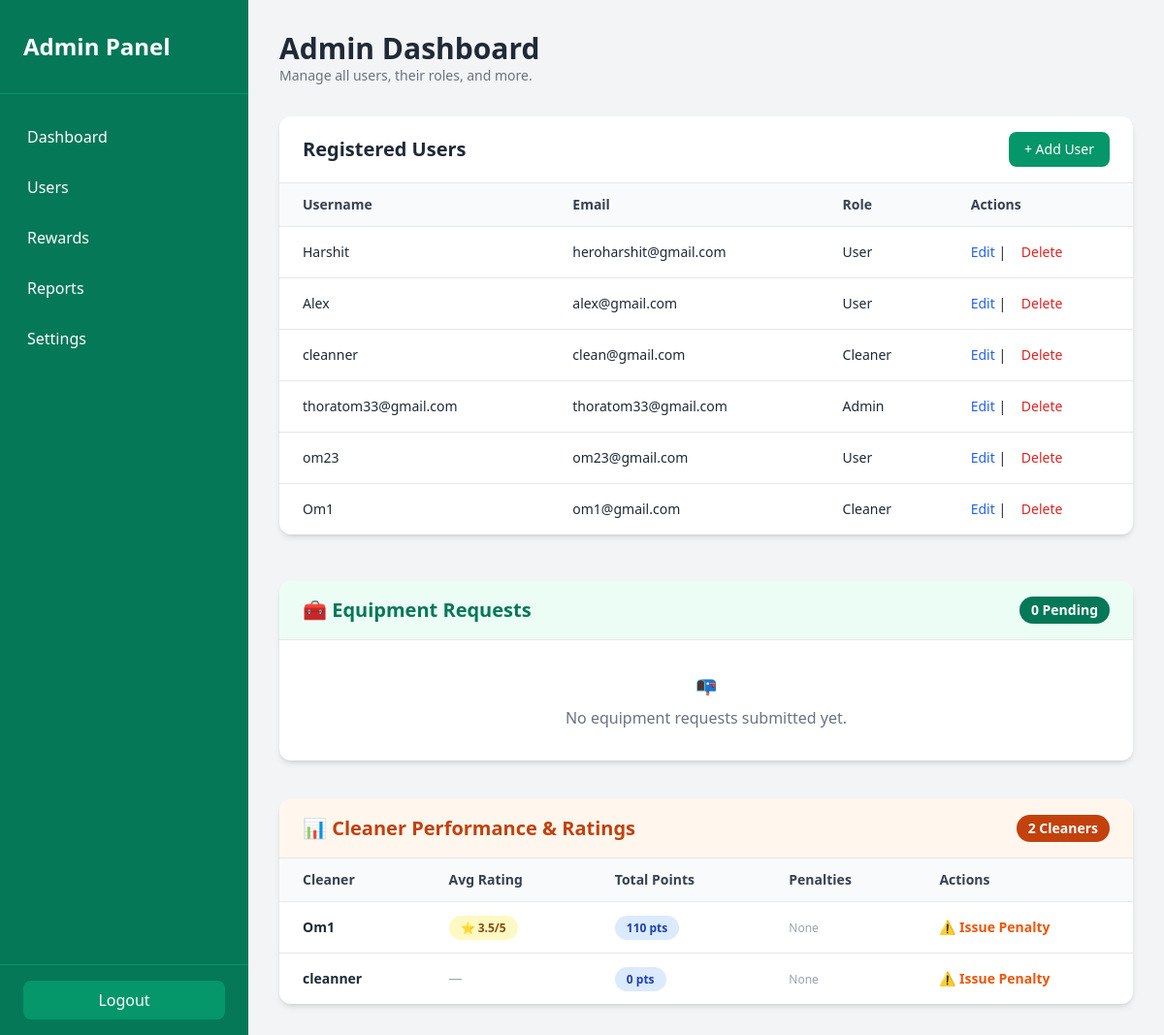
Before: /admin_dashboard (signed in) with the older database file.
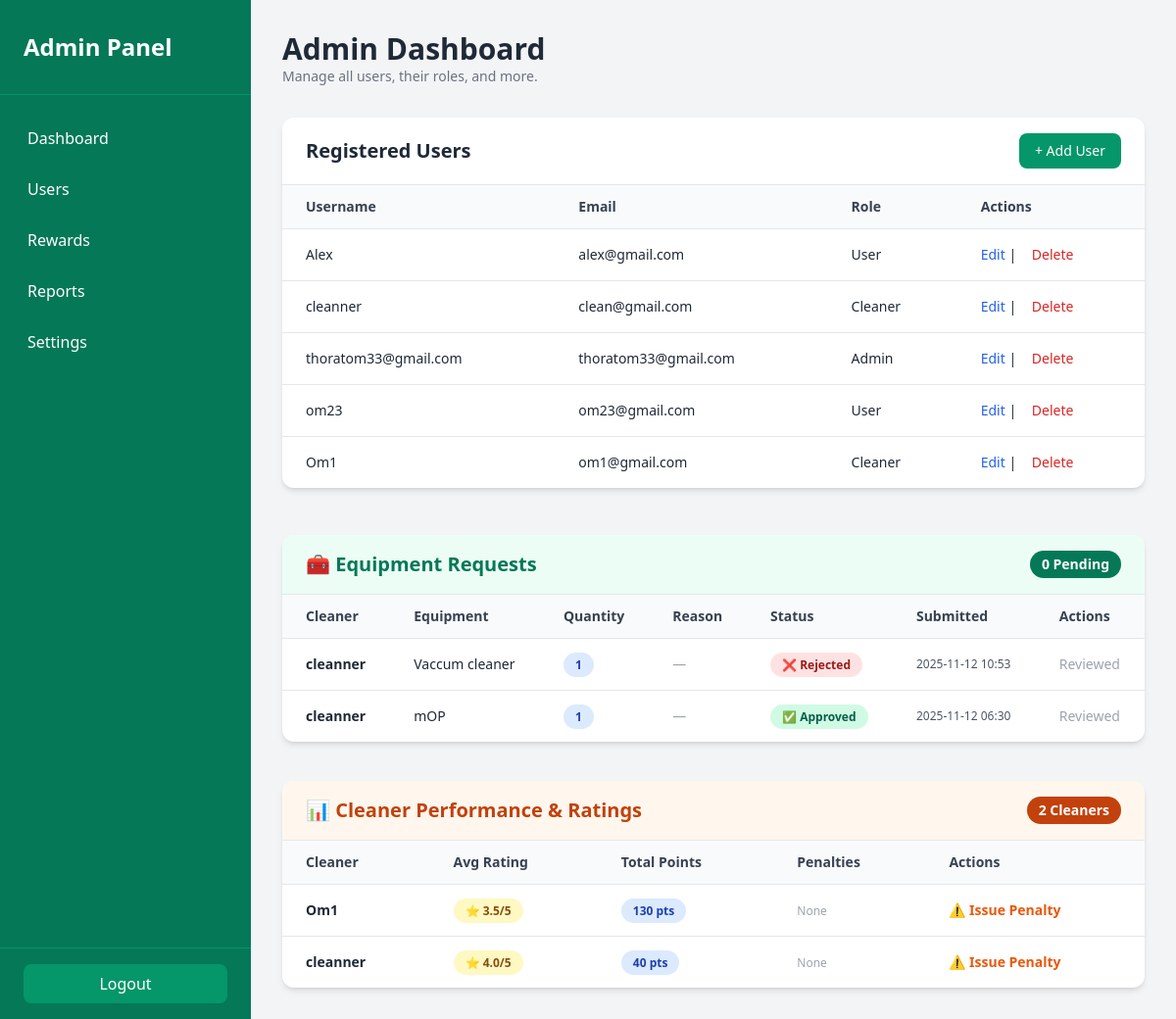
After: the same page with the newer database file.
### app.py (models this page shows, shortened)
class User(db.Model, UserMixin):
    id = db.Column(db.Integer, primary_key=True)
    username = db.Column(db.String(150), unique=True, nullable=False)
    email = db.Column(db.String(150), unique=True, nullable=False)
    password = db.Column(db.String(150), nullable=False)
    role = db.Column(db.String(50), nullable=False)
    points = db.Column(db.Integer, default=0)
    avg_rating = db.Column(db.Float)
    cleanup_requests = db.relationship(
        'CleanupReport',
        back_populates='requested_by',
        foreign_keys='CleanupReport.requested_by_id',
        cascade='all, delete-orphan'
    )
    cleanups_submitted = db.relationship(
        'CleanupReport',
        back_populates='submitted_by_cleaner',
        foreign_keys='CleanupReport.submitted_by_cleaner_id',
        cascade='all, delete-orphan'
    )
    equipment_requests = db.relationship(
        'EquipmentRequest',
        back_populates='cleaner',
        foreign_keys='EquipmentRequest.cleaner_id',
        cascade='all, delete-orphan'
    )

class EquipmentRequest(db.Model):
    id = db.Column(db.Integer, primary_key=True)
    cleaner_id = db.Column(db.Integer, db.ForeignKey('user.id'), nullable=False)
    cleaner = db.relationship('User', foreign_keys=[cleaner_id])
    equipment_name = db.Column(db.String(150), nullable=False, index=True)
    quantity = db.Column(db.Integer, nullable=False)
    reason = db.Column(db.Text)
    status = db.Column(db.String(50), default='Pending', index=True)  # Pending, Approved, Rejected
    created_at = db.Column(db.DateTime, default=datetime.utcnow, index=True)
    reviewed_at = db.Column(db.DateTime, nullable=True)
    reviewed_by_id = db.Column(db.Integer, db.ForeignKey('user.id'), nullable=True)
    reviewed_by = db.relationship('User', foreign_keys=[reviewed_by_id])

### app.py (the view)
@app.route('/admin_dashboard')
@login_required
def admin_dashboard():
    users = User.query.order_by(User.id.desc()).all()
    needs_attention = CleanupReport.query.filter(CleanupReport.status.in_(['Pending', 'Dirty - Needs Re-clean'])).order_by(CleanupReport.created_at.desc()).all()
    top_cleaners = User.query.filter_by(role='cleaner').order_by(User.points.desc()).all()
    equipment_requests = EquipmentRequest.query.order_by(EquipmentRequest.created_at.desc()).all()
    cleaners = User.query.filter_by(role='cleaner').all()
    penalties_by_cleaner = {}
    for penalty in CleanerPenalty.query.all():
        penalties_by_cleaner[penalty.cleaner_id] = penalties_by_cleaner.get(penalty.cleaner_id, 0) + (penalty.points_deducted or 0)
    return render_template('admin_dashboard.html', users=users, needs_attention=needs_attention, top_cleaners=top_cleaners, equipment_requests=equipment_requests, cleaners=cleaners, penalties_by_cleaner=penalties_by_cleaner)

### app.py (called while the page is built)
@app.context_processor
def inject_now():
    return {'now': datetime.now()}

@login_manager.user_loader
def load_user(user_id: str):
    return User.query.get(int(user_id))

### templates/admin_dashboard.html (shortened to what this page needs)
<!doctype html>
<html lang="en" class="scroll-smooth">
<head>
  <script src="https://cdn.tailwindcss.com"></script>
</head>
<body class="bg-gray-100 text-gray-800">
  <div class="flex min-h-screen">
    <aside class="w-64 bg-emerald-700 text-white flex flex-col">
      <div class="px-6 py-8 text-2xl font-bold border-b border-emerald-600">
        Admin Panel
      </div>
      <nav class="flex-1 px-4 py-6">
        <ul class="space-y-3">
          <li><a href="{{ url_for('admin_dashboard') }}" class="block py-2 px-3 rounded hover:bg-emerald-600">Dashboard</a></li>
          <li><a href="#users" class="block py-2 px-3 rounded hover:bg-emerald-600">Users</a></li>
          <li><a href="#" class="block py-2 px-3 rounded hover:bg-emerald-600">Rewards</a></li>
          <li><a href="#" class="block py-2 px-3 rounded hover:bg-emerald-600">Reports</a></li>
          <li><a href="#" class="block py-2 px-3 rounded hover:bg-emerald-600">Settings</a></li>
        </ul>
      </nav>
      <div class="px-6 py-4 border-t border-emerald-600">
        <form action="{{ url_for('logout') }}" method="POST">
          <button type="submit"
            class="w-full bg-emerald-600 hover:bg-emerald-800 py-2 rounded-lg text-center transition">
            Logout
          </button>
        </form>
      </div>
    </aside>
    <main class="flex-1 p-6 md:p-8">
      <header class="mb-8">
        <h1 class="text-3xl font-bold">Admin Dashboard</h1>
        <p class="text-sm text-gray-500">Manage all users, their roles, and more.</p>
      </header>
      <section id="users" class="bg-white rounded-xl shadow-md overflow-x-auto mb-12">
        <div class="flex items-center justify-between px-6 py-4 border-b">
          <h2 class="text-xl font-semibold">Registered Users</h2>
          <a href="{{ url_for('register_admin') }}"
             class="bg-emerald-600 hover:bg-emerald-800 text-white px-4 py-2 rounded-lg text-sm transition">
            + Add User
          </a>
        </div>
        <table class="min-w-full text-left text-sm">
          <thead class="bg-gray-50 border-b text-gray-700">
            <tr>
              <th class="px-6 py-3 font-semibold">Username</th>
              <th class="px-6 py-3 font-semibold">Email</th>
              <th class="px-6 py-3 font-semibold">Role</th>
              <th class="px-6 py-3 font-semibold">Actions</th>
            </tr>
          </thead>
          <tbody class="divide-y">
            {% for user in users %}
              <tr class="hover:bg-gray-50 transition">
                <td class="px-6 py-4">{{ user.username }}</td>
                <td class="px-6 py-4">{{ user.email }}</td>
                <td class="px-6 py-4 capitalize">{{ user.role }}</td>
                <td class="px-6 py-4 space-x-3">
                  <a href="{{ url_for('edit_user', user_id=user.id) }}"
                     class="text-blue-600 hover:text-blue-800 font-medium">Edit</a>
                  |
                  <form action="{{ url_for('delete_user', user_id=user.id) }}"
                        method="POST"
                        class="inline"
                        onsubmit="return confirm('Are you sure you want to delete {{ user.username }}?');">
                    <button type="submit" class="text-red-600 hover:text-red-800 font-medium">Delete</button>
                  </form>
                </td>
              </tr>
            {% else %}
              <tr>
                <td colspan="4" class="text-center text-gray-500 py-6">No users found.</td>
              </tr>
            {% endfor %}
          </tbody>
        </table>
      </section>
      <section class="bg-white rounded-xl shadow-md overflow-x-auto">
        <div class="flex items-center justify-between px-6 py-4 border-b bg-emerald-50">
          <h2 class="text-xl font-semibold text-emerald-700">🧰 Equipment Requests</h2>
          <span class="bg-emerald-700 text-white px-3 py-1 rounded-full text-sm font-bold">
            {% set pending_count = equipment_requests | selectattr('status', 'equalto', 'Pending') | list | length %}
            {{ pending_count }} Pending
          </span>
        </div>
        {% if equipment_requests %}
          <div class="overflow-x-auto">
            <table class="min-w-full text-sm">
              <thead class="bg-gray-50 border-b text-gray-700">
                <tr>
                  <th class="px-6 py-3 font-semibold text-left">Cleaner</th>
                  <th class="px-6 py-3 font-semibold text-left">Equipment</th>
                  <th class="px-6 py-3 font-semibold text-left">Quantity</th>
                  <th class="px-6 py-3 font-semibold text-left">Reason</th>
                  <th class="px-6 py-3 font-semibold text-left">Status</th>
                  <th class="px-6 py-3 font-semibold text-left">Submitted</th>
                  <th class="px-6 py-3 font-semibold text-left">Actions</th>
                </tr>
              </thead>
              <tbody class="divide-y">
                {% for req in equipment_requests %}
                <tr class="hover:bg-gray-50 transition">
                  <td class="px-6 py-4 font-semibold">{{ req.cleaner.username }}</td>
                  <td class="px-6 py-4">{{ req.equipment_name }}</td>
                  <td class="px-6 py-4">
                    <span class="bg-blue-100 text-blue-800 px-3 py-1 rounded-full text-xs font-bold">
                      {{ req.quantity }}
                    </span>
                  </td>
                  <td class="px-6 py-4 text-gray-600 max-w-xs">
                    {% if req.reason %}
                      <p class="text-sm truncate">{{ req.reason }}</p>
                    {% else %}
                      <span class="text-gray-400">—</span>
                    {% endif %}
                  </td>
                  <td class="px-6 py-4">
                    {% if req.status == 'Pending' %}
                      <span class="bg-yellow-100 text-yellow-800 px-3 py-1 rounded-full text-xs font-bold">
                        ⏳ {{ req.status }}
                      </span>
                    {% elif req.status == 'Approved' %}
                      <span class="bg-emerald-100 text-emerald-800 px-3 py-1 rounded-full text-xs font-bold">
                        ✅ {{ req.status }}
                      </span>
                    {% elif req.status == 'Rejected' %}
                      <span class="bg-red-100 text-red-800 px-3 py-1 rounded-full text-xs font-bold">
                        ❌ {{ req.status }}
                      </span>
                    {% endif %}
                  </td>
                  <td class="px-6 py-4 text-gray-600 text-xs">
                    {{ req.created_at.strftime('%Y-%m-%d %H:%M') }}
                  </td>
                  <td class="px-6 py-4 space-x-2">
                    {% if req.status == 'Pending' %}
                      <form action="{{ url_for('approve_equipment', req_id=req.id) }}" method="POST" class="inline">
                        <input type="hidden" name="csrf_token" value="{{ csrf_token() }}">
                        <button type="submit" class="text-emerald-600 hover:text-emerald-800 font-semibold text-sm">
                          ✓ Approve
                        </button>
                      </form>
                      |
                      <form action="{{ url_for('reject_equipment', req_id=req.id) }}" method="POST" class="inline">
                        <input type="hidden" name="csrf_token" value="{{ csrf_token() }}">
                        <button type="submit" class="text-red-600 hover:text-red-800 font-semibold text-sm">
                          ✗ Reject
                        </button>
                      </form>
                    {% else %}
                      <span class="text-gray-400 text-sm">Reviewed</span>
                    {% endif %}
                  </td>
                </tr>
                {% endfor %}
              </tbody>
            </table>
          </div>
        {% else %}
          <div class="text-center py-8 text-gray-500">
            <p class="text-lg mb-2">📭</p>
            <p>No equipment requests submitted yet.</p>
          </div>
        {% endif %}
      </section>
      <section class="bg-white rounded-xl shadow-md overflow-x-auto mt-10">
        <div class="flex items-center justify-between px-6 py-4 border-b bg-orange-50">
          <h2 class="text-xl font-semibold text-orange-700">📊 Cleaner Performance & Ratings</h2>
          <span class="bg-orange-700 text-white px-3 py-1 rounded-full text-sm font-bold">
            {{ cleaners | length }} Cleaners
          </span>
        </div>
        {% if cleaners %}
          <div class="overflow-x-auto">
            <table class="min-w-full text-sm">
              <thead class="bg-gray-50 border-b text-gray-700">
                <tr>
                  <th class="px-6 py-3 font-semibold text-left">Cleaner</th>
                  <th class="px-6 py-3 font-semibold text-left">Avg Rating</th>
                  <th class="px-6 py-3 font-semibold text-left">Total Points</th>
                  <th class="px-6 py-3 font-semibold text-left">Penalties</th>
                  <th class="px-6 py-3 font-semibold text-left">Actions</th>
                </tr>
              </thead>
              <tbody class="divide-y">
                {% for cleaner in cleaners %}
                <tr class="hover:bg-gray-50 transition">
                  <td class="px-6 py-4 font-semibold">{{ cleaner.username }}</td>
                  <td class="px-6 py-4">
                    {% if cleaner.avg_rating %}
                      <span class="bg-yellow-100 text-yellow-800 px-3 py-1 rounded-full text-xs font-bold">
                        ⭐ {{ "%.1f"|format(cleaner.avg_rating) }}/5
                      </span>
                    {% else %}
                      <span class="text-gray-400">—</span>
                    {% endif %}
                  </td>
                  <td class="px-6 py-4">
                    <span class="bg-blue-100 text-blue-800 px-3 py-1 rounded-full text-xs font-bold">
                      {{ cleaner.points or 0 }} pts
                    </span>
                  </td>
                  <td class="px-6 py-4">
                    {% set penalty_points = penalties_by_cleaner.get(cleaner.id, 0) %}
                    {% if penalty_points > 0 %}
                      <span class="bg-red-100 text-red-800 px-3 py-1 rounded-full text-xs font-bold">
                        -{{ penalty_points }} pts
                      </span>
                    {% else %}
                      <span class="text-gray-400 text-xs">None</span>
                    {% endif %}
                  </td>
                  <td class="px-6 py-4">
                    <button
                      onclick="openPenaltyModal('{{ cleaner.id }}', '{{ cleaner.username }}')"
                      class="text-orange-600 hover:text-orange-800 font-semibold text-sm">
                      ⚠️ Issue Penalty
                    </button>
                  </td>
                </tr>
                {% endfor %}
              </tbody>
            </table>
          </div>
        {% else %}
          <div class="text-center py-8 text-gray-500">
            <p class="text-lg mb-2">👷</p>
            <p>No cleaners found.</p>
          </div>
        {% endif %}
      </section>
    </main>
  </div>
</body>
</html>

Changed rows visible on the page:
removed User: username "Harshit", email "heroharshit@gmail.com", role "User", shown under "Registered Users"
changed User "cleanner": avg_rating (not shown) → "4.0"; points "0" → "40"; avg_rating "—" → "⭐ /5"
changed User "Om1": points "110" → "130"
added EquipmentRequest: cleaner.username "cleanner", equipment_name "Vaccum cleaner", quantity "1", status "Rejected", created_at "2025-11-12 10:53", shows "Reviewed"
added EquipmentRequest: cleaner.username "cleanner", equipment_name "mOP", quantity "1", status "Approved", created_at "2025-11-12 06:30", shows "Reviewed"
Other visible differences:
text no longer shown: "📭 No equipment requests submitted yet."
text now shown: "Cleaner Equipment Quantity Reason Status Submitted Actions"
